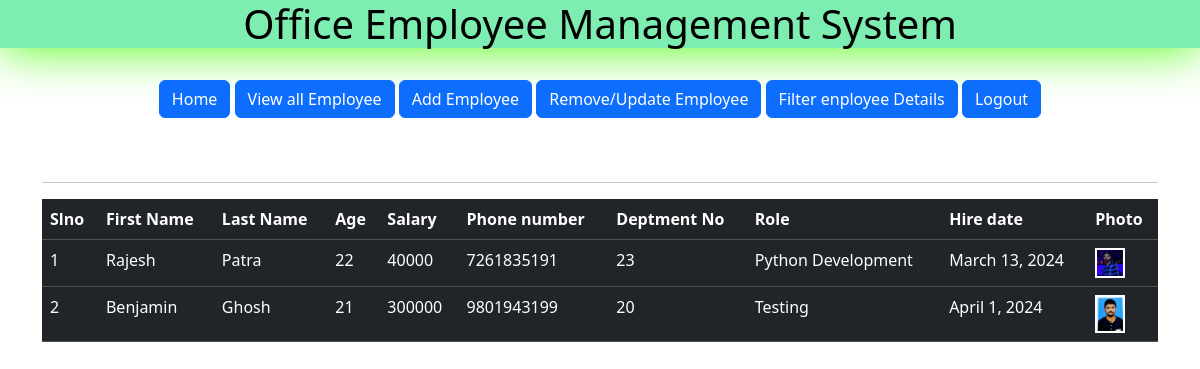
Page /all_emp (signed in) on the committed database.
### app/models.py (models this page shows)
class Employee(models.Model):
    slno = models.IntegerField(primary_key=True)
    first_name = models.CharField(max_length=50)
    last_name = models.CharField(max_length=50)
    age = models.IntegerField()
    salary = models.IntegerField()
    phone = models.IntegerField(unique=True)
    dept = models.CharField(max_length=50)
    role = models.CharField(max_length=50)
    hire_date = models.DateField()
    profile_pic = models.ImageField()

### app/views.py (the view)
# urls.py: path('all_emp',all_emp,name='all_emp'),
@login_required
def all_emp(request):
    emps = Employee.objects.all()
    d={'emps':emps}
    return render(request,'all_emp.html',d)

### templates/all_emp.html (shortened to what this page needs)
{%extends "home.html"%}
{%block body%}
<!DOCTYPE html>
<html lang="en">
<head>
  <link rel="stylesheet" href="https://cdn.jsdelivr.net/npm/bootstrap@5.3.3/dist/css/bootstrap.rtl.min.css">
</head>
<body>
<body>
    <center>
    <div class="container">
        <h1 class="all">All Employee Details!!</h1>
        <hr>
        <table class="table table-dark">
          {%if emps|length%}
          <thead>
            <tr>
              <th  scope="col">Slno </th>
              <th scope="col">First Name</th>
              <th scope="col">Last Name</th>
              <th scope="col">Age</th>
              <th scope="col">Salary</th>
              <th scope="col">Phone number</th>
              <th scope="col">Deptment No</th>
              <th scope="col">Role </th>
              <th scope="col">Hire date </th>
              <th scope="col">Photo </th>
            </tr>
          </thead>
               {% for emp in emps %}
          <tbody>
            <tr> <td>{{forloop.counter}}</td>
              <td>{{emp.first_name}}</td>
              <td>{{emp.last_name}}</td>
              <td>{{emp.age}}</td>
              <td>{{emp.salary}}</td>
              <td>{{emp.phone}}</td>
              <td>{{emp.dept}}</td>
              <td>{{emp.role}}</td>
              <td>{{emp.hire_date}}</td>
              <td> <img src="{{emp.profile_pic.url}}" alt="" class="imge"></td>
              {% endfor %}
            </tr>
          </tbody>
        </table>
        {% else %}
        <div class="noemp">
          No Employee data available
        </div>
        {%endif%}
      </div>
    </center>
</body>
{% endblock %}

### templates/home.html (shortened to what this page needs)
<!DOCTYPE html>
<html lang="en">
<head>
    <link href="https://cdn.jsdelivr.net/npm/bootstrap@5.3.3/dist/css/bootstrap.min.css" rel="stylesheet">
</head>
  <body>
    <h1 class="head">Office Employee Management System</h1>
    <center>
    <div class="container">
        <br>
        <a class="btn btn-primary" href="/home" role="button">Home</a>
        {% if user.is_authenticated %}
        <a class="btn btn-primary" href="/all_emp" role="button">View all Employee</a>
        <a class="btn btn-primary" href="/add_emp" role="button">Add Employee</a>
        <a class="btn btn-primary" href="/remove_emp" role="remove_emp">Remove/Update Employee</a>
        <a class="btn btn-primary" href="/filter_emp" role="button">Filter enployee Details</a>
        <a class="btn btn-primary" href="/logout" role="button">Logout</a>
        {%else%}
        <a class="btn btn-primary" href="/user_login" role="button">Login</a>
        <a class="btn btn-primary" href="/register" role="button">Register</a>
        {% endif %}
      </div>
    </center>
    {%block body %}{%endblock body%}
  </body>
</html>

### templates/home.html (style rules this page uses)
body { background-image: url("https://media.istockphoto.com/id/1326513526/vector/abstract-modern-background-with-wave-motion-lines-element-and-dark-colorful-gradient.jpg?s=612x612&w=0&k=20&c=9NzJJHlyhYxRtTyTdeV5iqcS0WI64h0_mXWuSiRYZNY="); background-repeat: no-repeat; background-size: cover; color: antiquewhite; }
.head { color:black; border: 0px solid black; text-align: center; background-color: rgb(125, 237, 177); box-shadow: 0 0 50px rgb(69, 250, 3); }

### templates/all_emp.html (style rules this page uses)
body { text-align: right; }
.imge { border: 2px solid white; width: 30px; }
.all { color: white; }

### rows in the picture
Employee: first_name "Rajesh", last_name "Patra", age "22", salary "40000", phone "7261835191", dept "23", role "Python Development", hire_date "March 13, 2024", profile_pic (picture)
Employee: first_name "Benjamin", last_name "Ghosh", age "21", salary "300000", phone "9801943199", dept "20", role "Testing", hire_date "April 1, 2024", profile_pic (picture)
